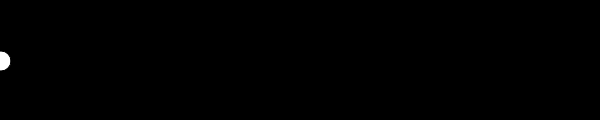
Frame 1 (no input)
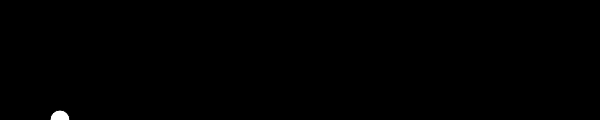
Frame 60 (no input)
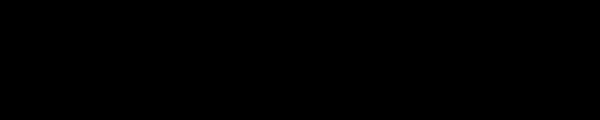
Frame 120 (the mouse pressed at the canvas centre since frame 60)

The p5.js sketch that drew these frames (run headless with seeded random() and noise() and a simulated clock; from frame 60 on, the mouse is pressed at the canvas centre):

// p5.js sketch
// ── sketch.js
var x, y;
var speedX, speedY;

function setup() {
  createCanvas(600, 120);
  x = 0;
  y = 60; 
  speedX = 1;
  speedY = 1
}

function draw() {
  background(0);
  x = x + speedX;
  y = y + speedY; 
  ellipse(x, y, 20, 20);
}
